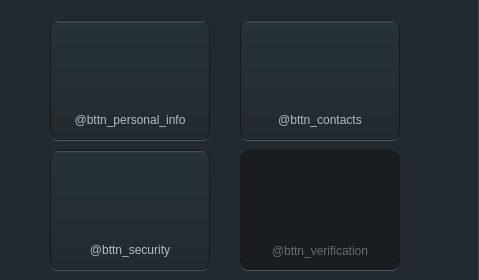
     <widget class="QWidget" name="widget_3" native="true">
      <property name="minimumSize">
       <size>
        <width>479</width>
        <height>0</height>
       </size>
      </property>
      <property name="maximumSize">
       <size>
        <width>479</width>
        <height>16777215</height>
       </size>
      </property>
      <property name="styleSheet">
       <string notr="true">.QWidget {
    border: none;
    border-right: 1px solid #34424a;
    background-color: #222a30;
}

QAbstractButton {
    border: 1px solid #191919;
    background-attachment: fixed;
    background-repeat: no-repeat;
border-radius: 8px;
	background-color: qlineargradient(spread:pad, x1:0, y1:1, x2:0, y2:0, stop:0 rgba(34, 42, 48, 255), stop:0.978 rgba(38, 50, 56, 255), stop:0.995 rgba(69, 90, 100, 255), stop:1 rgba(69, 90, 100, 255));
font: 600 11px &quot;Open Sans&quot;;
color: #b0bec5;
padding-top: 80px;
}

QAbstractButton:checked {

    color: rgba(176, 190, 197, 128);
	background-color: rgb(25, 29, 32);
    padding-top: 82px;
}
QAbstractButton:checked:hover {
background-color: qlineargradient(spread:pad, x1:0, y1:1, x2:0, y2:0, stop:0 rgba(40, 61, 66, 255), stop:0.15 rgba(31, 41, 46, 255), stop:0.6 rgba(25, 29, 31, 255), stop:1 rgba(25, 29, 32, 255));
}

QAbstractButton:!checked:hover {
background-color: qlineargradient(spread:pad, x1:0, y1:1, x2:0, y2:0, stop:0 rgba(34, 97, 108, 255), stop:0.978 rgba(38, 50, 56, 255), stop:0.995 rgba(69, 90, 100, 255), stop:1 rgba(69, 90, 100, 255));
}</string>
      </property>
      <widget class="QFrame" name="frame_personal_info">
       <property name="geometry">
        <rect>
         <x>50</x>
         <y>20</y>
         <width>160</width>
         <height>121</height>
        </rect>
       </property>
       <property name="minimumSize">
        <size>
         <width>160</width>
         <height>121</height>
        </size>
       </property>
       <property name="maximumSize">
        <size>
         <width>160</width>
         <height>121</height>
        </size>
       </property>
       <property name="styleSheet">
        <string notr="true">.QFrame {
    background-color: #455a64;
    border-radius: 8 10px;
}</string>
       </property>
       <property name="frameShape">
        <enum>QFrame::StyledPanel</enum>
       </property>
       <property name="frameShadow">
        <enum>QFrame::Raised</enum>
       </property>
       <widget class="QPushButton" name="bttn_personal_info">
        <property name="geometry">
         <rect>
          <x>0</x>
          <y>0</y>
          <width>160</width>
          <height>120</height>
         </rect>
        </property>
        <property name="minimumSize">
         <size>
          <width>160</width>
          <height>120</height>
         </size>
        </property>
        <property name="maximumSize">
         <size>
          <width>160</width>
          <height>120</height>
         </size>
        </property>
        <property name="cursor">
         <cursorShape>PointingHandCursor</cursorShape>
        </property>
        <property name="styleSheet">
         <string notr="true">QAbstractButton {
    background-image: url(:/textures/Common/icons/account/icon_persoanl_date_male.png);
}</string>
        </property>
        <property name="text">
         <string>@bttn_personal_info</string>
        </property>
        <property name="checkable">
         <bool>true</bool>
        </property>
        <attribute name="buttonGroup">
         <string notr="true">bttnGrp_categories</string>
        </attribute>
       </widget>
      </widget>
      <widget class="QFrame" name="frame_contacts">
       <property name="geometry">
        <rect>
         <x>240</x>
         <y>20</y>
         <width>160</width>
         <height>121</height>
        </rect>
       </property>
       <property name="minimumSize">
        <size>
         <width>160</width>
         <height>121</height>
        </size>
       </property>
       <property name="maximumSize">
        <size>
         <width>160</width>
         <height>121</height>
        </size>
       </property>
       <property name="styleSheet">
        <string notr="true">.QFrame {
    background-color: #455a64;
    border-radius: 8 10px;
}</string>
       </property>
       <property name="frameShape">
        <enum>QFrame::StyledPanel</enum>
       </property>
       <property name="frameShadow">
        <enum>QFrame::Raised</enum>
       </property>
       <widget class="QPushButton" name="bttn_contacts">
        <property name="geometry">
         <rect>
          <x>0</x>
          <y>0</y>
          <width>160</width>
          <height>120</height>
         </rect>
        </property>
        <property name="minimumSize">
         <size>
          <width>160</width>
          <height>120</height>
         </size>
        </property>
        <property name="maximumSize">
         <size>
          <width>160</width>
          <height>120</height>
         </size>
        </property>
        <property name="cursor">
         <cursorShape>PointingHandCursor</cursorShape>
        </property>
        <property name="styleSheet">
         <string notr="true">QAbstractButton {
	background-image: url(:/textures/Common/icons/account/icon_contacts.png);
}</string>
        </property>
        <property name="text">
         <string>@bttn_contacts</string>
        </property>
        <property name="checkable">
         <bool>true</bool>
        </property>
        <attribute name="buttonGroup">
         <string notr="true">bttnGrp_categories</string>
        </attribute>
       </widget>
      </widget>
      <widget class="QFrame" name="frame_security">
       <property name="geometry">
        <rect>
         <x>50</x>
         <y>150</y>
         <width>160</width>
         <height>121</height>
        </rect>
       </property>
       <property name="minimumSize">
        <size>
         <width>160</width>
         <height>121</height>
        </size>
       </property>
       <property name="maximumSize">
        <size>
         <width>160</width>
         <height>121</height>
        </size>
       </property>
       <property name="styleSheet">
        <string notr="true">.QFrame {
    background-color: #455a64;
    border-radius: 8 10px;
}</string>
       </property>
       <property name="frameShape">
        <enum>QFrame::StyledPanel</enum>
       </property>
       <property name="frameShadow">
        <enum>QFrame::Raised</enum>
       </property>
       <widget class="QPushButton" name="bttn_security">
        <property name="geometry">
         <rect>
          <x>0</x>
          <y>0</y>
          <width>160</width>
          <height>120</height>
         </rect>
        </property>
        <property name="minimumSize">
         <size>
          <width>160</width>
          <height>120</height>
         </size>
        </property>
        <property name="maximumSize">
         <size>
          <width>160</width>
          <height>120</height>
         </size>
        </property>
        <property name="cursor">
         <cursorShape>PointingHandCursor</cursorShape>
        </property>
        <property name="styleSheet">
         <string notr="true">QAbstractButton {
	background-image: url(:/textures/Common/icons/account/icon_security.png);
}</string>
        </property>
        <property name="text">
         <string>@bttn_security</string>
        </property>
        <property name="checkable">
         <bool>true</bool>
        </property>
        <attribute name="buttonGroup">
         <string notr="true">bttnGrp_categories</string>
        </attribute>
       </widget>
      </widget>
      <widget class="QFrame" name="frame_verification">
       <property name="geometry">
        <rect>
         <x>240</x>
         <y>150</y>
         <width>160</width>
         <height>121</height>
        </rect>
       </property>
       <property name="minimumSize">
        <size>
         <width>160</width>
         <height>121</height>
        </size>
       </property>
       <property name="maximumSize">
        <size>
         <width>160</width>
         <height>121</height>
        </size>
       </property>
       <property name="styleSheet">
        <string notr="true">.QFrame {
    background-color: #455a64;
    border-radius: 8 10px;
}</string>
       </property>
       <property name="frameShape">
        <enum>QFrame::StyledPanel</enum>
       </property>
       <property name="frameShadow">
        <enum>QFrame::Raised</enum>
       </property>
       <widget class="QPushButton" name="bttn_verification">
        <property name="geometry">
         <rect>
          <x>0</x>
          <y>0</y>
          <width>160</width>
          <height>120</height>
         </rect>
        </property>
        <property name="minimumSize">
         <size>
          <width>160</width>
          <height>120</height>
         </size>
        </property>
        <property name="maximumSize">
         <size>
          <width>160</width>
          <height>120</height>
         </size>
        </property>
        <property name="cursor">
         <cursorShape>PointingHandCursor</cursorShape>
        </property>
        <property name="styleSheet">
         <string notr="true">QAbstractButton {
	background-image: url(:/textures/Common/icons/account/icon_verification.png);
}</string>
        </property>
        <property name="text">
         <string>@bttn_verification</string>
        </property>
        <property name="checkable">
         <bool>true</bool>
        </property>
        <property name="checked">
         <bool>true</bool>
        </property>
        <attribute name="buttonGroup">
         <string notr="true">bttnGrp_categories</string>
        </attribute>
       </widget>
      </widget>
     </widget>
